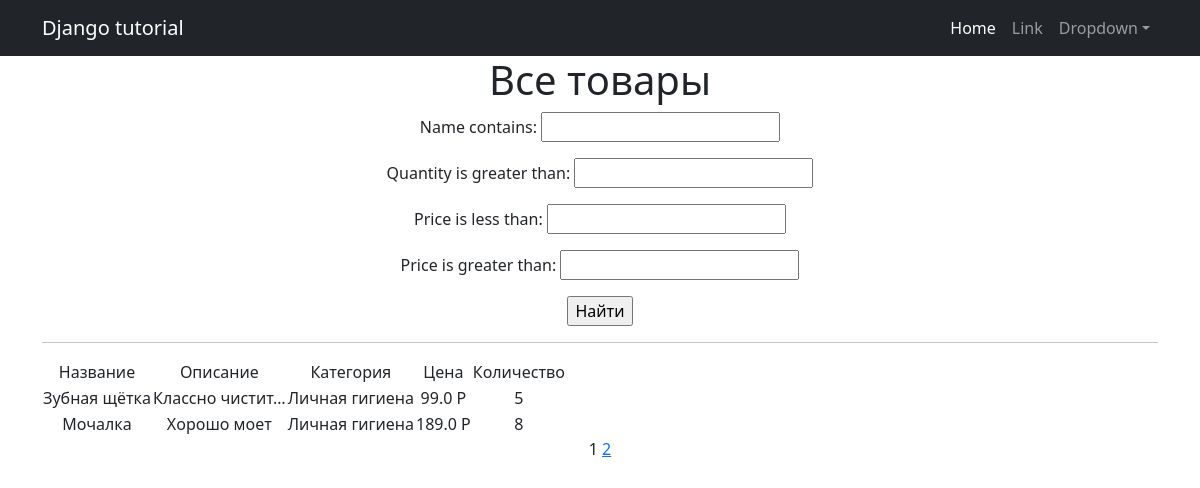
Screenshot of /products/ with the database file from the repository.
### simpleapp/models.py (models this page shows, shortened)
class Product(models.Model):
    name = models.CharField(
        max_length=50,
        unique=True, # названия товаров не должны повторяться
    )
    description = models.TextField()
    quantity = models.IntegerField(
        validators=[MinValueValidator(0)],
    )
    category = models.ForeignKey(
        to='Category',
        on_delete=models.CASCADE,
        related_name='products', # все продукты в категории будут доступны через поле products
    )
    price = models.FloatField(
        validators=[MinValueValidator(0.0)],
    )

class Category(models.Model):
    name = models.CharField(max_length=100, unique=True)

### simpleapp/views.py (the view)
# urls.py: path('', ProductsList.as_view(), name='product_list'),
class ProductsList(ListView):
   model = Product
   ordering = 'name'
   template_name = 'products.html'
   context_object_name = 'products'
   paginate_by = 2
   def get_queryset(self):
       queryset = super().get_queryset()
       self.filterset = ProductFilter(self.request.GET, queryset)
       return self.filterset.qs
   def get_context_data(self, **kwargs):
       context = super().get_context_data(**kwargs)
       context['filterset'] = self.filterset
       return context

### simpleapp/templatetags/custom_filters.py (called while the page is built)
@register.filter()
def currency(value, code = 'rub'):
   postfix = CURRENCIES_SYMBOLS[code]
   return f'{value} {postfix}'

### simpleapp/templatetags/custom_tags.py (called while the page is built)
@register.simple_tag(takes_context=True)
def url_replace(context, **kwargs):
    d = context['request'].GET.copy()
    for k, v in kwargs.items():
        d[k] = v
    return d.urlencode()

### templates/products.html (shortened to what this page needs)
{% extends 'flatpages/default.html' %}
{% load custom_filters %}
{% load custom_tags %}
{% block content %}
   <h1>Все товары</h1>
   <form action="" method="get">
       {{ filterset.form.as_p }}
       <input type="submit" value="Найти" />
   </form>
   <hr>
   {% if products %}
       <table>
           <tr>
               <td>Название</td>
               <td>Описание</td>
               <td>Категория</td>
               <td>Цена</td>
               <td>Количество</td>
           </tr>
           {% for product in products %}
           <tr>
               <td>{{ product.name }}</td>
               <td>{{ product.description|truncatechars:15 }}</td>
               <td>{{ product.category.name }}</td>
               <td>{{ product.price|currency }}</td>
               <td>{{ product.quantity }}</td>
           </tr>
           {% endfor %}
       </table>
   {% else %}
       <h2>Товаров нет!</h2>
   {% endif %}
   {{ page_obj.number }}
   {% if page_obj.has_next %}
       <a href="?{% url_replace page=page_obj.next_page_number %}">{{ page_obj.next_page_number }}</a>
   {% endif %}
{% endblock content %}

### templates/flatpages/default.html (shortened to what this page needs)
<!DOCTYPE html>
<html lang="en">
    <head>
        {% load static %}
        <link href="{% static 'css/styles.css' %}" rel="stylesheet" />
    </head>
    <body>
        <nav class="navbar navbar-expand-lg navbar-dark bg-dark">
            <div class="container">
                <a class="navbar-brand" href="#">Django tutorial</a>
                <div class="collapse navbar-collapse" id="navbarSupportedContent">
                    <ul class="navbar-nav ms-auto mb-2 mb-lg-0">
                        <li class="nav-item"><a class="nav-link active" aria-current="page" href="#">Home</a></li>
                        <li class="nav-item"><a class="nav-link" href="#">Link</a></li>
                        <li class="nav-item dropdown">
                            <a class="nav-link dropdown-toggle" id="navbarDropdown" href="#" role="button" data-bs-toggle="dropdown" aria-expanded="false">Dropdown</a>
                        </li>
                    </ul>
                </div>
            </div>
        </nav>
        <div class="container">
            <div class="row">
                <div class="col-lg-12 text-center">
                    {% block content %}{% endblock content %}
                </div>
            </div>
         </div>
    </body>
</html>

### rows the page displays
Product: name "Зубная щётка", description "Классно чистит…", category.name "Личная гигиена", price "99.0 P", quantity "5"
Product: name "Мочалка", description "Хорошо моет", category.name "Личная гигиена", price "189.0 P", quantity "8"

### other values shown
{{ page_obj.number }} "1"
{{ page_obj.next_page_number }} "2"
